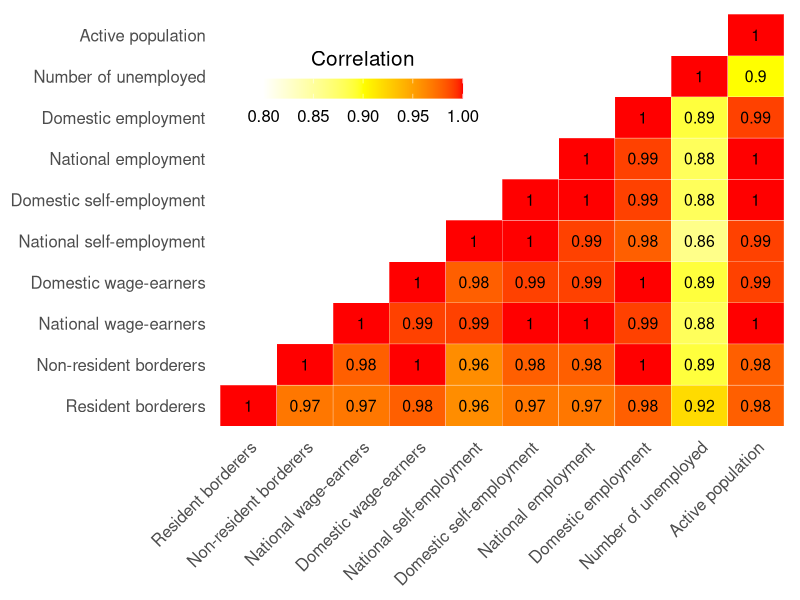
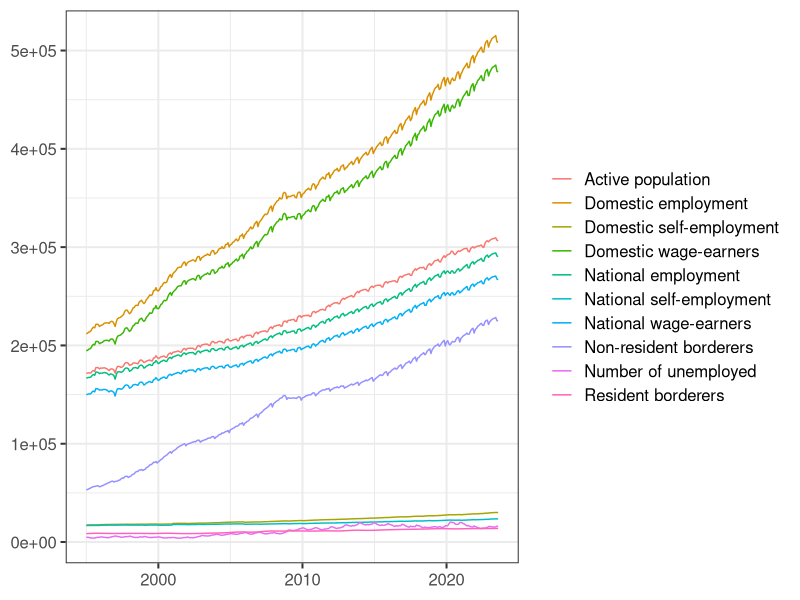
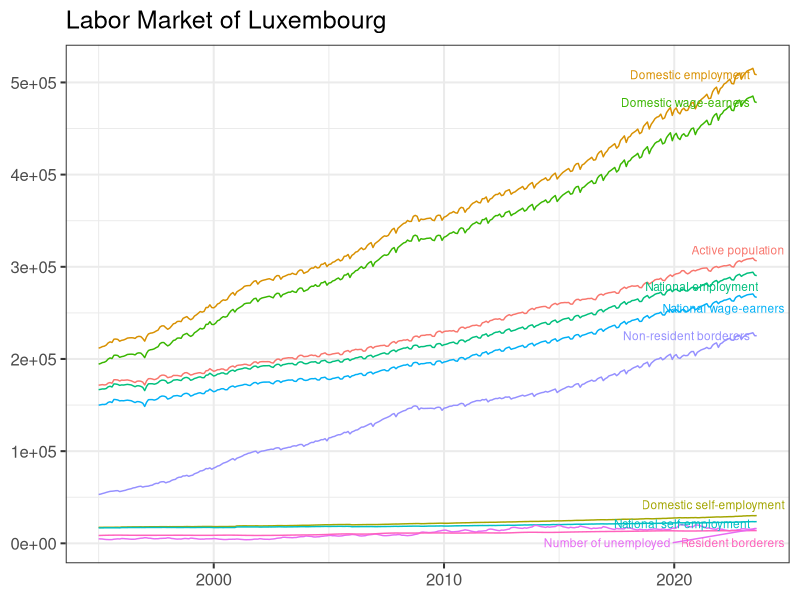
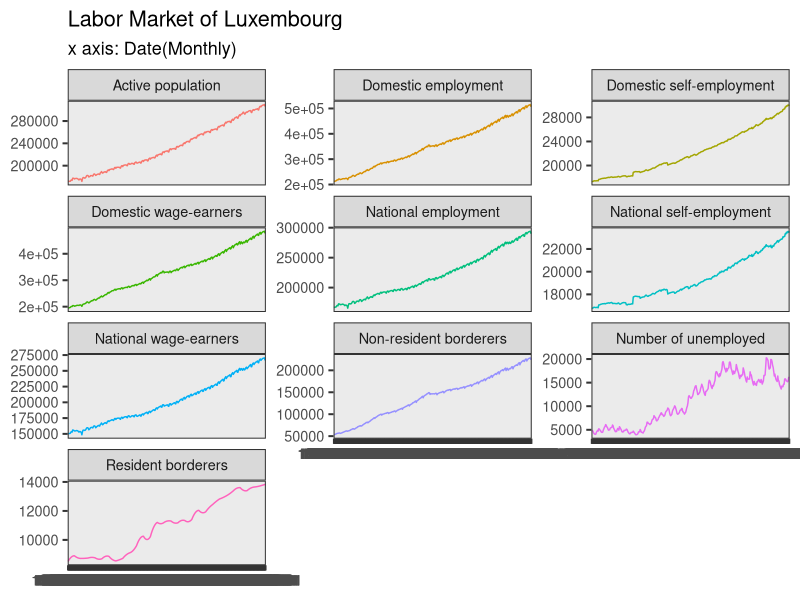
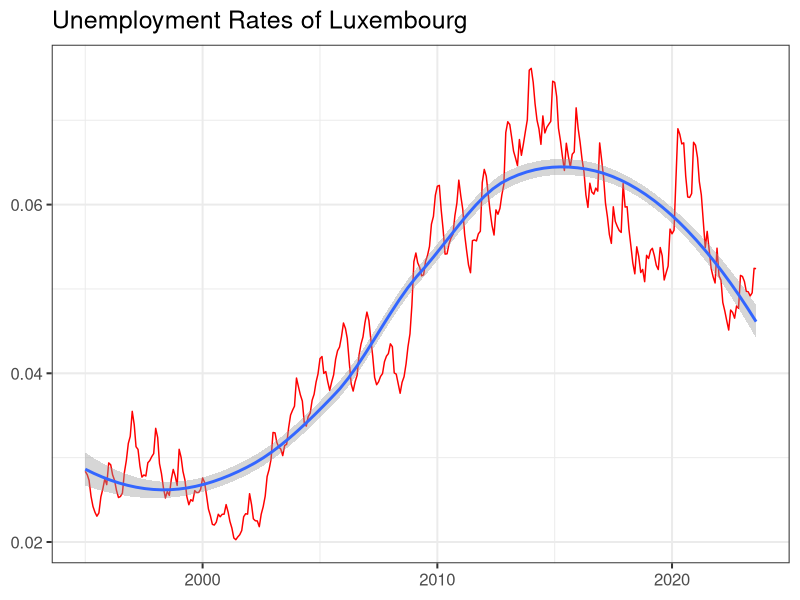
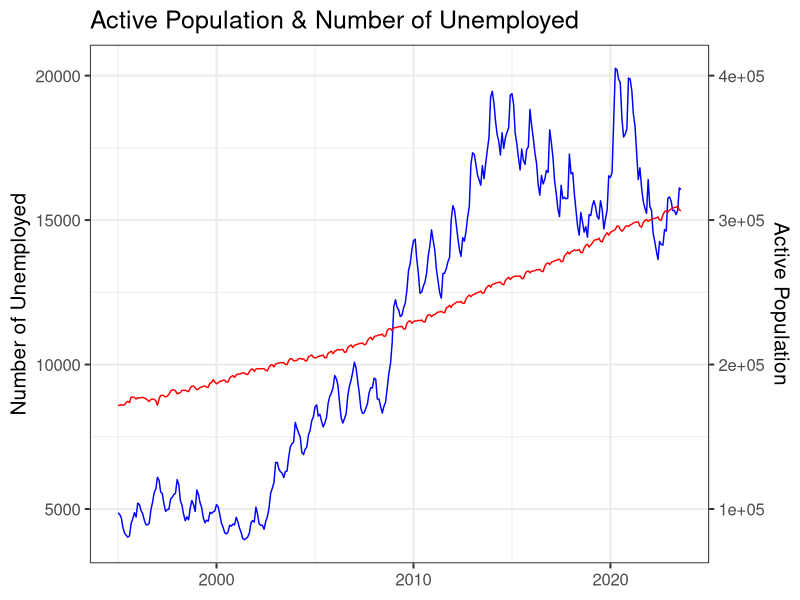

Source code (R) for these figures, in order: (Note: this script raises an error after producing the figures.)
## ---- chunk 1
# Load libraries
library(openxlsx)

# Import Excel file data
df <- read.xlsx("data.xlsx")

# Rename columns
colnames(df) <- c("Date", "Resident borderers", "Non-resident borderers", "National wage-earners", "Domestic wage-earners", "National self-employment", "Domestic self-employment", "National employment", "Domestic employment", "Number of unemployed", "Active population")

# Convert date column to Date format
df$Date <- as.numeric(df$Date)
df$Date <- as.Date(df$Date, origin = "1899-12-30")

# Show first 10 rows
head(df, n = 10)
## ---- chunk 2
# Import libraries
library(ggplot2)
library(reshape2)

# Set the theme
theme_set(theme_bw( base_size = 15))

get_lower_tri<-function(cormat){
    cormat[upper.tri(cormat)] <- NA
    return(cormat)
  }

cormat <- round(cor(df[,-1]),2)    # Delete the DATE column
lower_tri <- get_lower_tri(cormat)
melted_cormat <- melt(lower_tri, na.rm = TRUE)

ggheatmap <- ggplot(data = melted_cormat, aes(x=Var1, y=Var2, fill=value)) + 
  geom_tile(color = "white") + 
  scale_fill_gradient2(limits = c(0.8, 1), low = "white", mid = "yellow", high = "red", midpoint = 0.9) + 
  labs(x = NULL, y = NULL, fill = "Correlation")

ggheatmap + 
geom_text(aes(Var1, Var2, label = value), color = "black", size = 4) +
theme(
  axis.title.x = element_blank(),
  axis.title.y = element_blank(),
  panel.grid.major = element_blank(),
  panel.border = element_blank(),
  panel.background = element_blank(),
  axis.ticks = element_blank(),
  legend.justification = c(1, 0),
  legend.position = c(0.45, 0.70),
  legend.direction = "horizontal")+
  guides(fill = guide_colorbar(barwidth = 10, barheight = 1,
                title.position = "top", title.hjust = 0.5)) + 
  theme(axis.text.x = element_text(angle = 45, hjust = 1))
## ---- chunk 3
df_rs <- read.xlsx("data_reshaped.xlsx")

# Rename columns
colnames(df_rs) <- c("Category", "Date","Value")

# Convert date column to Date format
df_rs$Date <- as.numeric(df_rs$Date)
df_rs$Date <- as.Date(df_rs$Date, origin = "1899-12-30")

# Show first 10 rows
head(df_rs, n = 10)
## ---- chunk 4
ggplot(df_rs, aes(x = Date, y = Value)) + 
  geom_line(aes(color = Category)) + 
  labs(x = NULL, 
       y = NULL, 
       color = NULL)
## ---- chunk 5
library(dplyr)
library(ggrepel)
data_ends <- df_rs |> filter(Date == "2023-08-01")

ggplot(df_rs, aes(x = Date, y = Value, color = Category, group = Category)) +
  geom_line() +
  geom_text_repel(
    aes(label = Category), data = data_ends, nudge_x = 0.35, size = 3
    ) + 
  labs(title = "Labor Market of Luxembourg",x=NULL, y=NULL) + 
  theme(legend.position = "none")
## ---- chunk 6
df_rs |>
  ggplot(aes(x = as.factor(Date), y = Value, colour = Category)) + 
  geom_line(aes( group = Category)) +
  labs(title = "Labor Market of Luxembourg",
       subtitle = "x axis: Date(Monthly)",
       fill = NULL,
       x = NULL,
       y = NULL) +
  facet_wrap(vars(Category), nrow = 4, scales = "free_y") +
  theme(legend.position = "none", 
        text = element_text(size = 13))
## ---- chunk 7
# Calculate Unemployment rates
df_ur <- data.frame(
  Category = rep("Unemployment rate", 344),
  Date = df_rs[1:344, 2],
  Value = df_rs |> 
    filter(Category == "Number of unemployed") |>
    select(Value) / df_rs |>
    filter(Category == "Active population") |>
    select(Value)
)

df_rs <- rbind(df_rs, df_ur)

# Plot of Unemployment rate
df_rs |> 
  filter(Category == "Unemployment rate") |>
  ggplot(aes(x = Date, y = Value)) + 
  geom_line(color = "red") + 
  geom_smooth() + 
  labs(title = "Unemployment Rates of Luxembourg",
       x = NULL,
       y = NULL) +
  theme(legend.position = "none")


## ---- chunk 8
df |> 
  ggplot(aes(x = Date)) + 
  geom_line(aes(y = `Number of unemployed`), color = "blue") + 
  geom_line(aes(y = `Active population` * 0.05), color = "red") + 
  labs(title = "Active Population & Number of Unemployed",
       x = NULL,
       y = NULL,
       color = NULL) + 
  scale_y_continuous(name = "Number of Unemployed", sec.axis = sec_axis(~.*20, name = "Active Population")) + 
  theme(legend.position = c(0.01, 0.99), legend.justification = c(0, 1))
## ---- chunk 9
df |>
  pivot_longer(
    cols = c(
      "Non-resident borderers",
      "National employment",
      "Domestic employment"
    ),
    names_to = "Categories",
    values_to = "Values"
  ) |>
  filter(year(Date) == 2023) -> df_rs_select

ggplot(df_rs_select) +
  geom_col(aes(x = Date,
               y = Values,
               fill = Categories)) + 
  labs(title = "Proportion of National Employment of 2023", 
       x = NULL,
       y = NULL,
       fill = NULL) + 
  theme(legend.position = "top",
        legend.direction = "horizontal",
        legend.box = "horizontal")
## ---- chunk 10
library(lubridate)
library(tidyr)

# Create a new data frame containing annual data.
df |>
  pivot_longer(
    cols = c(
      "Non-resident borderers",
      "National employment",
      "Domestic employment"
    ),
    names_to = "Categories",
    values_to = "Values"
  ) |>
  filter(month(Date) == 12) -> df_an

ggplot(df_an) +
  geom_col(aes(x = Date,
               y = Values,
               fill = Categories)) + 
  labs(title = "Proportion of annual National Employment, 1995-2023", 
       x = NULL,
       y = NULL,
       fill = NULL) + 
  theme(legend.position = c(0.01, 0.99), legend.justification = c(0, 1))
## ---- chunk 11
mdl <- lm(`National employment` ~ `Domestic employment`, data = df)
slope <- coef(mdl)[2]

df |> 
  ggplot(aes(x = `Domestic employment`, y = `National employment`)) +
  geom_point(color = "red", size = 0.8) +
  geom_smooth(method = "lm", se = TRUE) +  # Add linear regression line
  annotate("text", x = max(df$`Domestic employment`) - 10000, y = max(df$`National employment`), 
           label = paste("Slope: ", round(slope, 3)),
           hjust = 1, vjust = 1) +
  labs(x = "Domestic employment",
       y = "National employment")
## ---- chunk 12
# Box Plot
df$`Unemployment rate` <- df$`Number of unemployed` / df$`Active population`

df |> 
  ggplot(aes(as.factor(year(Date)),  `Unemployment rate`)) + 
  geom_boxplot() + 
  scale_x_discrete(breaks = unique(as.factor(seq(floor(min(year(df$Date))), ceiling(max(year(df$Date))), by = 5)))) + 
  labs(title = "Unemployment Rate in Luxembourg", 
       x = NULL, 
       y = NULL)
## ---- chunk 13
# Box Plot
df$`Unemployment rate` <- df$`Number of unemployed` / df$`Active population`

df |> 
  ggplot(aes(x = cut(Date, breaks = "5 years"), y = `Unemployment rate`, group = cut(Date, breaks = "5 years"))) + 
  geom_boxplot() + 
  scale_x_discrete(labels = function(x) {
    interval_start <- as.Date(x, format = "%Y-%m-%d")
    interval_end <- interval_start + lubridate::years(5) - lubridate::days(1)
    sprintf("%s - %s", format(interval_start, "%Y"), format(interval_end, "%Y"))
  }) +
  labs(title = "Unemployment Rate in Luxembourg", 
       x = "Year Interval", 
       y = "Unemployment Rate")
